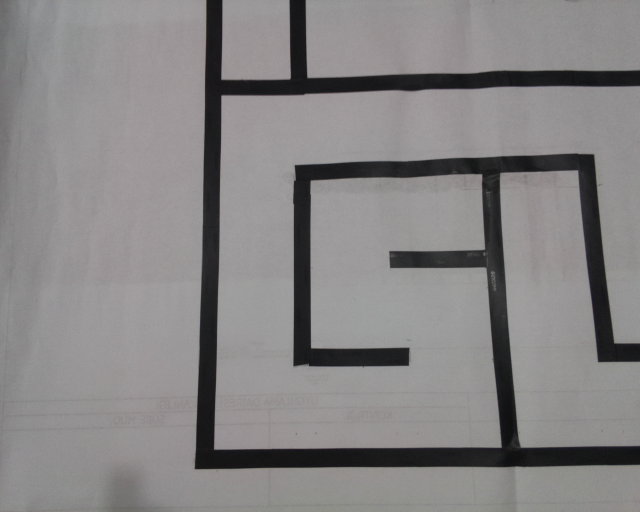
#> input picture fotolar/solalt.png, 1280 x 1024 px, found by its file name (shown at 1/2 size)
$ python find_contours.py   (older library calls are emulated)
#> lines starting #> are read from the running program, lines starting #| are printed output that depends on the picture; after the words box and inside, x2 and y2 are one past the last pixel; in counts of white or black regions, pixels touching at a corner belong together
import cv2
import numpy as np
import imutils

imag = cv2.imread('/home/frkn/Desktop/fotolar/solalt.png')
#> imag is the input picture: shape (1024, 1280, 3); mean B, G, R 132.3, 131.8, 134.3
image = cv2.cvtColor(imag,cv2.COLOR_BGR2GRAY)
imag = imutils.resize(imag,width=750)
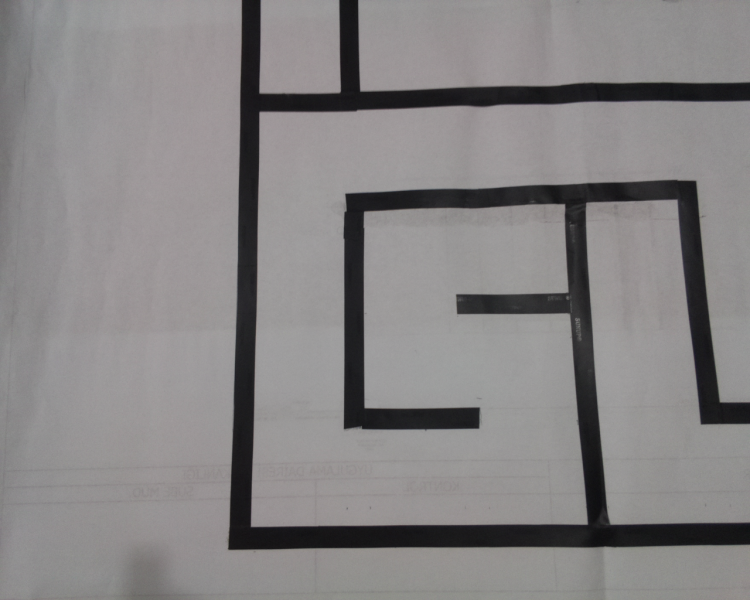
#> imag: shape (600, 750, 3); mean B, G, R 132.3, 131.8, 134.3
image = imutils.resize(image,width=750)
#> image: shape (600, 750)
filtered_image= cv2.bilateralFilter(image,11,17,17)
canny = cv2.Canny(filtered_image,100,150)
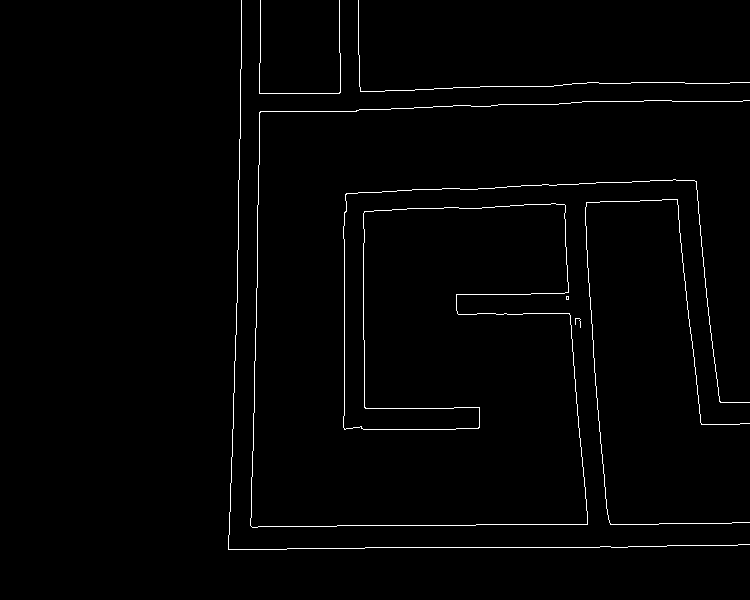
#> canny: shape (600, 750); 1.3% white in thin lines or dots, all inside (x1, y1, x2, y2) = (228, 0, 750, 550)
drawing = np.zeros(imag.shape,np.uint8)
drawing_2 = np.zeros(imag.shape,np.uint8)
image2,contours,hierarchy = cv2.findContours(canny.copy(),cv2.RETR_LIST,cv2.CHAIN_APPROX_SIMPLE)
#> contours = 8 contours, all with area under 20

for cnt in contours :
	cv2.drawContours(drawing_2,[cnt],-1,(0,255,0),3)
	cv2.imshow('output_2',drawing_2)
#> this loop made 8 passes
#> cnt on pass 3: [[566, 296], [566, 299], [568, 299], [568, 296]]
#> pass 1, `cv2.imshow('output_2',drawing_2)`:
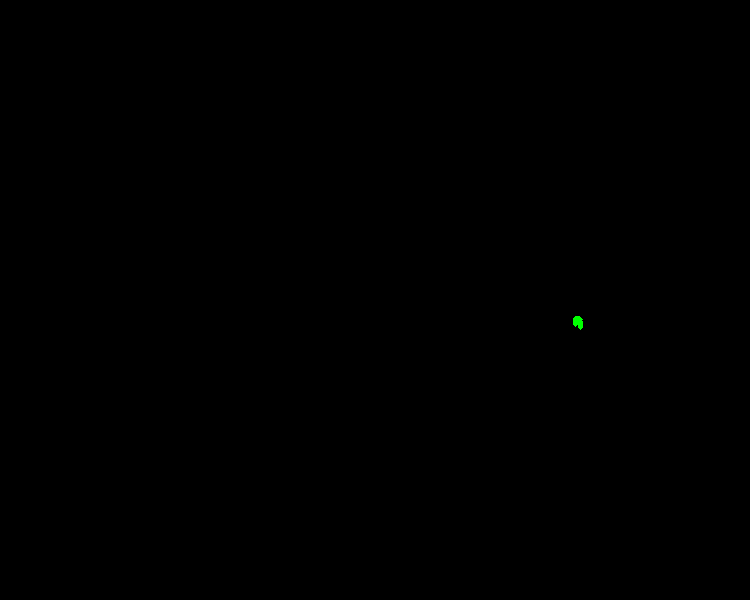
#> window 'output_2': shape (600, 750, 3); mean B, G, R 0, 0.1, 0
#> after the loop:
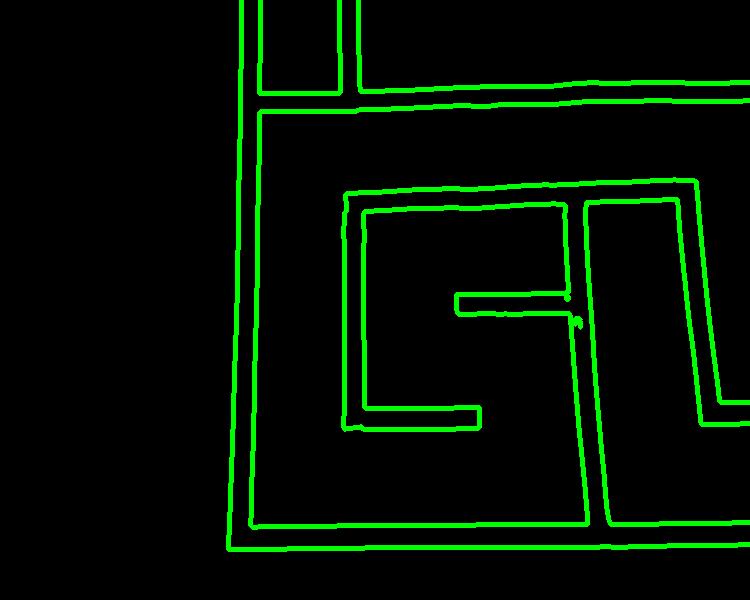
#> drawing_2: shape (600, 750, 3); mean of channels 0, 1, 2 0, 16.9, 0; drawn as B, G, R

for cnt in contours :
	hull = cv2.convexHull(cnt)
	cv2.drawContours(drawing,[cnt],-1,(0,255,0),3)
	cv2.drawContours(imag,[hull],-1,(0,255,0),3)
	cv2.imshow('output',drawing)
#> this loop made 8 passes
#> (cnt, hull) on pass 3: ([[566, 296], [566, 299], [568, 299], [568, 296]], [[568, 296], [568, 299], [566, 299], [566, 296]])
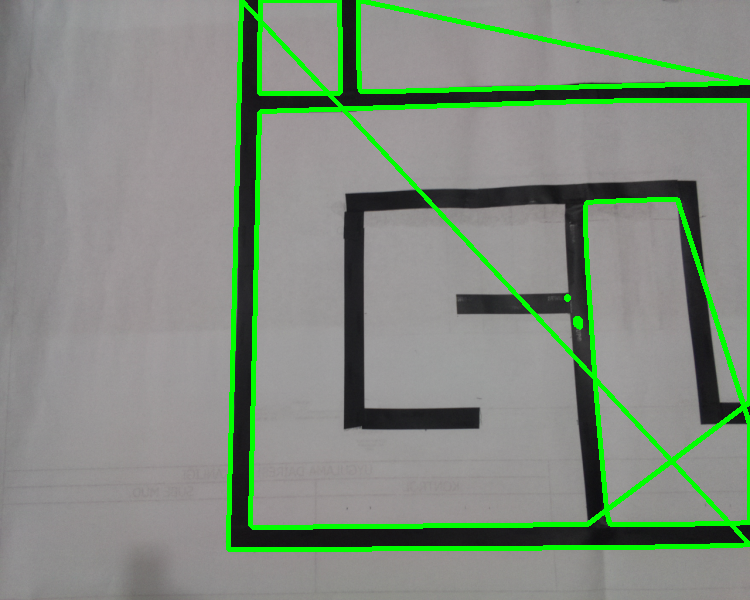
#> imag: shape (600, 750, 3); 5.97% of pixels changed, all inside (x1, y1, x2, y2) = (226, 0, 750, 552)

print(len(contours))
#| 8
print (contours)
#> (printed output is left out)
#print(len(selected_contour))
cv2.imshow('original',imag)
cv2.imshow('filtered image',filtered_image)
cv2.imshow('canny',canny)
cv2.waitKey(0)

$ run again, with fotolar/labirent.png copied over fotolar/solalt.png
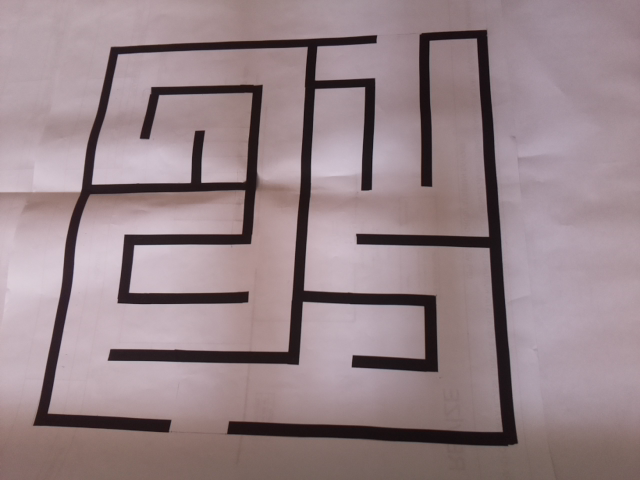
#> input picture fotolar/labirent.png, 640 x 480 px, found by its file name
#> imag is the input picture: shape (480, 640, 3); mean B, G, R 136.6, 132, 151
#> `canny = cv2.Canny(filtered_image,100,150)`:
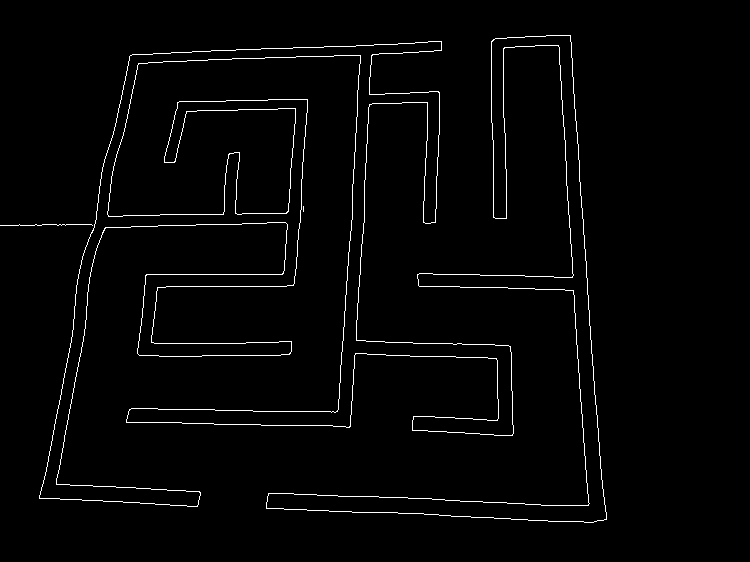
#> canny: shape (562, 750); 2% white in thin lines or dots, all inside (x1, y1, x2, y2) = (0, 35, 607, 523)
#> contours = 6 contours, 2 with area under 20; largest, box (x1, y1, x2, y2) and area: (39, 41, 514, 507) 34621, (39, 41, 514, 507) 34582, (266, 35, 607, 523) 16450, (266, 35, 607, 523) 16441
#> the loop `for cnt in contours :` made 6 passes
#> cnt on pass 2: [[303, 206], [303, 211]]
#> the loop `for cnt in contours :` made 6 passes
#> hull on pass 1: [[92, 225], [0, 225], [19, 224], [91, 224]]
#> after the loop `for cnt in contours :`:
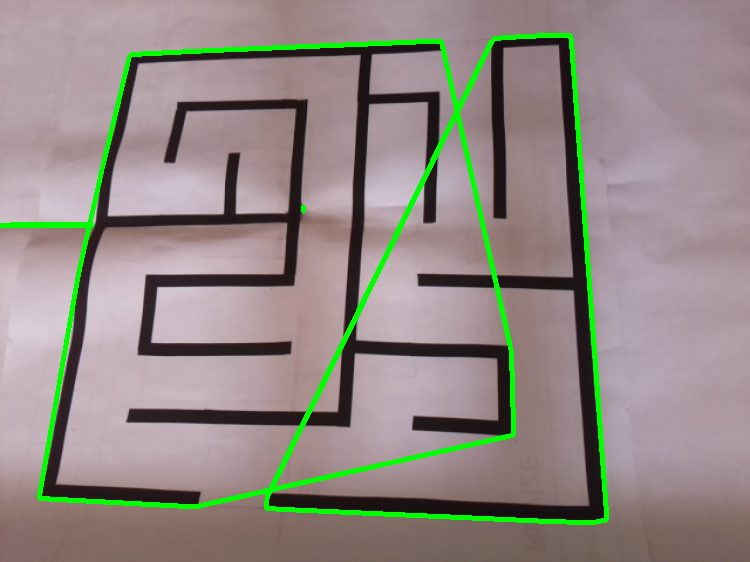
#> imag: shape (562, 750, 3); mean B, G, R 131.9, 137, 145.7
#| 6
#> (printed output is left out)

$ run again, with fotolar/labirent_normalized.png copied over fotolar/solalt.png
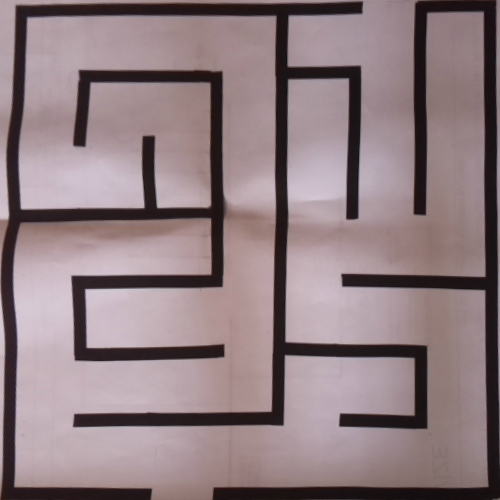
#> input picture fotolar/labirent_normalized.png, 500 x 500 px, found by its file name
#> imag is the input picture: shape (500, 500, 3); mean B, G, R 128.9, 124.5, 143.3
#> `canny = cv2.Canny(filtered_image,100,150)`:
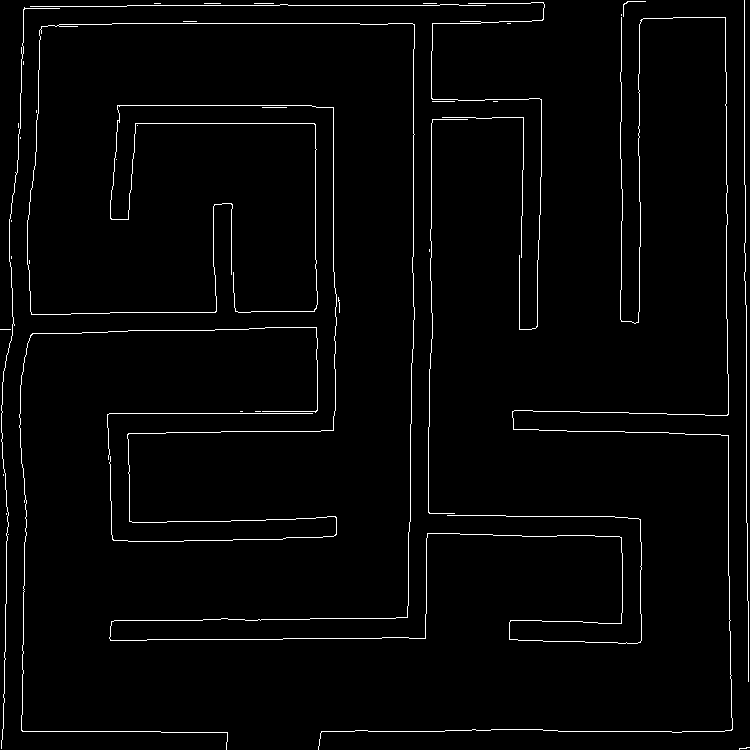
#> canny: shape (750, 750); 2.2% white in thin lines or dots
#> contours = 40 contours, all with area under 20
#> the loop `for cnt in contours :` made 40 passes
#> cnt on passes 2, 3, 4, 6, 7, 8, 11, 12: [[8, 534]], [[6, 513], [6, 514]], [[3, 474], [3, 475]], [[255, 411], [260, 411]], [[240, 411], [242, 411]], [[0, 329], [10, 329]], [[29, 260], [29, 263]], [[11, 256], [11, 258]]
#> the loop `for cnt in contours :` made 40 passes
#> (cnt, hull) on passes 3, 4, 6, 7, 8, 11, 12, 13: ([[6, 513], [6, 514]], [[6, 514], [6, 513]]), ([[3, 474], [3, 475]], [[3, 475], [3, 474]]), ([[255, 411], [260, 411]], [[260, 411], [255, 411]]), ([[240, 411], [242, 411]], [[242, 411], [240, 411]]), ([[0, 329], [10, 329]], [[10, 329], [0, 329]]), ([[29, 260], [29, 263]], [[29, 263], [29, 260]]), ([[11, 256], [11, 258]], [[11, 258], [11, 256]]), ([[429, 249], [429, 251]], [[429, 251], [429, 249]])
#> after the loop `for cnt in contours :`:
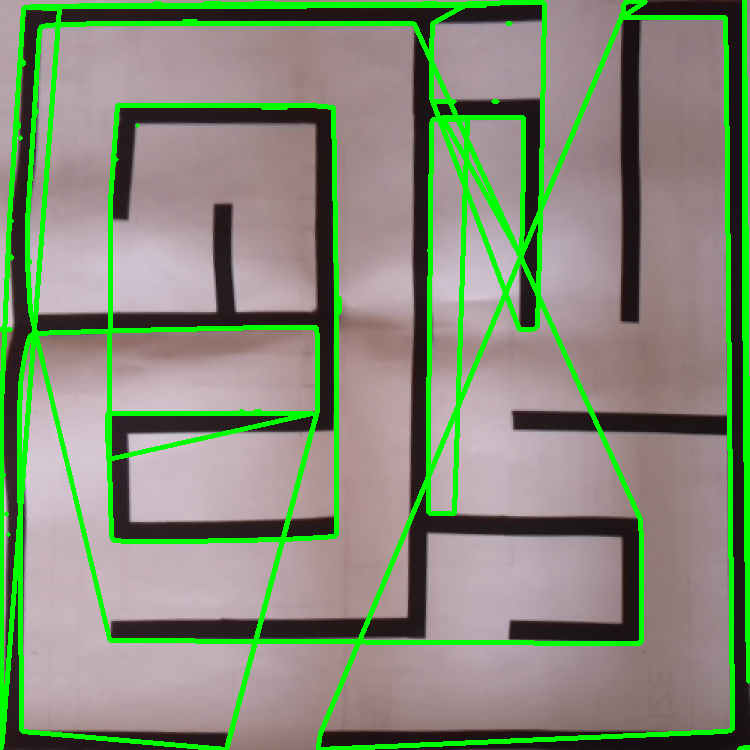
#> imag: shape (750, 750, 3); mean B, G, R 117.9, 140.9, 131.2
#| 40
#> (printed output is left out)
